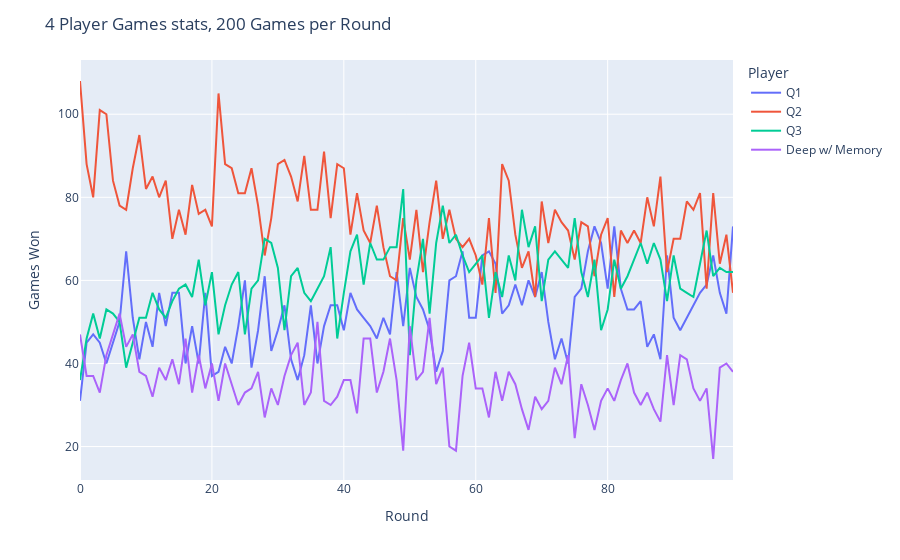

Here is the notebook cell this chart was saved with:
### Markdown cell above
Plot

### Code cell
df = pd.DataFrame()
for i in range(4):
    df[state.players[i].name] = [_[i] for _ in all_results]
fig = px.line(df)
fig.update_layout(
    title='4 Player Games stats, 200 Games per Round',
    xaxis_title='Round',
    yaxis_title='Games Won',
    legend_title='Player'
)
fig.show()

### Figure 1 — Plotly figure (JSON) as saved in the notebook; plotly's stock layout.template omitted (floating-point values rounded to 4 significant figures)
{"data": [{"hovertemplate": "variable=Q1<br>index=%{x}<br>value=%{y}<extra></extra>", "legendgroup": "Q1", "line": {"color": "#636efa", "dash": "solid"}, "marker": {"symbol": "circle"}, "mode": "lines", "name": "Q1", "orientation": "v", "showlegend": true, "type": "scatter", "x": [0, 1, 2, 3, 4, 5, 6, 7, 8, 9, 10, 11, 12, 13, 14, 15, 16, 17, 18, 19, 20, 21, 22, 23, 24, 25, 26, 27, 28, 29, 30, 31, 32, 33, 34, 35, 36, 37, 38, 39, 40, 41, 42, 43, 44, 45, 46, 47, 48, 49, 50, 51, 52, 53, 54, 55, 56, 57, 58, 59, 60, 61, 62, 63, 64, 65, 66, 67, 68, 69, 70, 71, 72, 73, 74, 75, 76, 77, 78, 79, 80, 81, 82, 83, 84, 85, 86, 87, 88, 89, 90, 91, 92, 93, 94, 95, 96, 97, 98, 99], "xaxis": "x", "y": [31, 45, 47, 45, 40, 45, 50, 67, 51, 41, 50, 44, 57, 49, 57, 57, 40, 49, 40, 57, 37, 38, 44, 40, 49, 60, 39, 48, 61, 43, 48, 54, 41, 36, 42, 54, 40, 49, 54, 54, 48, 57, 53, 51, 49, 46, 51, 47, 62, 49, 63, 56, 53, 48, 38, 43, 60, 61, 67, 51, 51, 66, 67, 64, 52, 54, 59, 54, 60, 56, 62, 50, 41, 46, 40, 56, 58, 67, 73, 69, 58, 73, 58, 53, 53, 55, 44, 47, 41, 66, 51, 48, 51, 54, 57, 59, 66, 57, 52, 73], "yaxis": "y"}, {"hovertemplate": "variable=Q2<br>index=%{x}<br>value=%{y}<extra></extra>", "legendgroup": "Q2", "line": {"color": "#EF553B", "dash": "solid"}, "marker": {"symbol": "circle"}, "mode": "lines", "name": "Q2", "orientation": "v", "showlegend": true, "type": "scatter", "x": [0, 1, 2, 3, 4, 5, 6, 7, 8, 9, 10, 11, 12, 13, 14, 15, 16, 17, 18, 19, 20, 21, 22, 23, 24, 25, 26, 27, 28, 29, 30, 31, 32, 33, 34, 35, 36, 37, 38, 39, 40, 41, 42, 43, 44, 45, 46, 47, 48, 49, 50, 51, 52, 53, 54, 55, 56, 57, 58, 59, 60, 61, 62, 63, 64, 65, 66, 67, 68, 69, 70, 71, 72, 73, 74, 75, 76, 77, 78, 79, 80, 81, 82, 83, 84, 85, 86, 87, 88, 89, 90, 91, 92, 93, 94, 95, 96, 97, 98, 99], "xaxis": "x", "y": [108, 88, 80, 101, 100, 84, 78, 77, 87, 95, 82, 85, 80, 84, 70, 77, 71, 83, 76, 77, 73, 105, 88, 87, 81, 81, 87, 78, 66, 75, 88, 89, 85, 79, 90, 77, 77, 91, 75, 88, 87, 71, 81, 72, 69, 78, 68, 61, 60, 75, 65, 77, 62, 74, 84, 70, 77, 70, 68, 70, 66, 59, 75, 57, 88, 84, 71, 63, 67, 56, 79, 69, 77, 74, 72, 65, 74, 73, 61, 71, 75, 56, 72, 69, 72, 69, 80, 73, 85, 62, 70, 70, 79, 77, 81, 58, 81, 64, 71, 57], "yaxis": "y"}, {"hovertemplate": "variable=Q3<br>index=%{x}<br>value=%{y}<extra></extra>", "legendgroup": "Q3", "line": {"color": "#00cc96", "dash": "solid"}, "marker": {"symbol": "circle"}, "mode": "lines", "name": "Q3", "orientation": "v", "showlegend": true, "type": "scatter", "x": [0, 1, 2, 3, 4, 5, 6, 7, 8, 9, 10, 11, 12, 13, 14, 15, 16, 17, 18, 19, 20, 21, 22, 23, 24, 25, 26, 27, 28, 29, 30, 31, 32, 33, 34, 35, 36, 37, 38, 39, 40, 41, 42, 43, 44, 45, 46, 47, 48, 49, 50, 51, 52, 53, 54, 55, 56, 57, 58, 59, 60, 61, 62, 63, 64, 65, 66, 67, 68, 69, 70, 71, 72, 73, 74, 75, 76, 77, 78, 79, 80, 81, 82, 83, 84, 85, 86, 87, 88, 89, 90, 91, 92, 93, 94, 95, 96, 97, 98, 99], "xaxis": "x", "y": [36, 46, 52, 46, 53, 52, 50, 39, 45, 51, 51, 57, 53, 51, 55, 58, 59, 56, 65, 54, 62, 47, 54, 59, 62, 47, 58, 60, 70, 69, 63, 48, 61, 63, 57, 55, 58, 61, 68, 46, 57, 67, 71, 59, 69, 65, 65, 68, 68, 82, 42, 60, 70, 52, 69, 78, 69, 71, 66, 62, 64, 66, 51, 62, 56, 66, 60, 77, 68, 73, 55, 65, 67, 65, 63, 75, 62, 56, 65, 48, 53, 65, 58, 61, 65, 69, 64, 69, 65, 55, 66, 58, 57, 56, 64, 72, 61, 63, 62, 62], "yaxis": "y"}, {"hovertemplate": "variable=Deep w/ Memory<br>index=%{x}<br>value=%{y}<extra></extra>", "legendgroup": "Deep w/ Memory", "line": {"color": "#ab63fa", "dash": "solid"}, "marker": {"symbol": "circle"}, "mode": "lines", "name": "Deep w/ Memory", "orientation": "v", "showlegend": true, "type": "scatter", "x": [0, 1, 2, 3, 4, 5, 6, 7, 8, 9, 10, 11, 12, 13, 14, 15, 16, 17, 18, 19, 20, 21, 22, 23, 24, 25, 26, 27, 28, 29, 30, 31, 32, 33, 34, 35, 36, 37, 38, 39, 40, 41, 42, 43, 44, 45, 46, 47, 48, 49, 50, 51, 52, 53, 54, 55, 56, 57, 58, 59, 60, 61, 62, 63, 64, 65, 66, 67, 68, 69, 70, 71, 72, 73, 74, 75, 76, 77, 78, 79, 80, 81, 82, 83, 84, 85, 86, 87, 88, 89, 90, 91, 92, 93, 94, 95, 96, 97, 98, 99], "xaxis": "x", "y": [47, 37, 37, 33, 42, 47, 52, 44, 47, 38, 37, 32, 39, 36, 41, 35, 46, 33, 42, 34, 40, 31, 40, 35, 30, 33, 34, 38, 27, 34, 30, 37, 42, 45, 30, 33, 50, 31, 30, 32, 36, 36, 28, 46, 46, 33, 38, 46, 36, 19, 49, 36, 38, 51, 35, 39, 20, 19, 37, 45, 34, 34, 27, 38, 31, 38, 35, 29, 24, 32, 29, 31, 39, 35, 42, 22, 35, 30, 24, 31, 34, 31, 36, 40, 33, 30, 33, 29, 26, 42, 30, 42, 41, 34, 31, 34, 17, 39, 40, 38], "yaxis": "y"}], "layout": {"legend": {"title": {"text": "Player"}, "tracegroupgap": 0}, "margin": {"t": 60}, "title": {"text": "4 Player Games stats, 200 Games per Round"}, "xaxis": {"anchor": "y", "domain": [0, 1], "title": {"text": "Round"}}, "yaxis": {"anchor": "x", "domain": [0, 1], "title": {"text": "Games Won"}}}}
